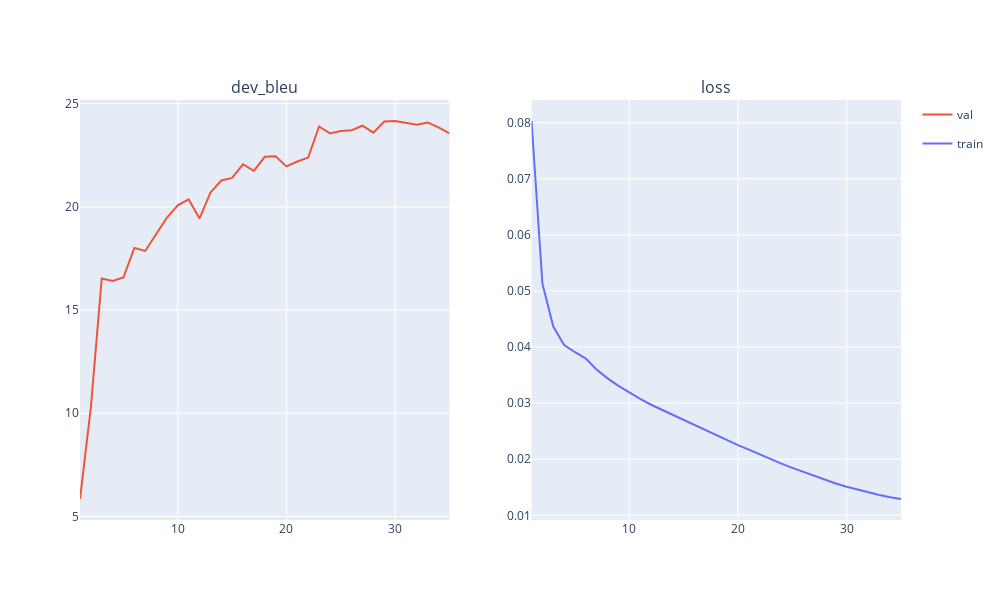

Write notebook code for a chart like this one.
### Code cell
dot_warmup_plotter = Plotter(bound_history=dot_warmup_state.load_history())
dot_warmup_plotter.plot()
clear_output()
dot_warmup_plotter.draw_no_widget()

### Figure 1 — Plotly figure (JSON) as saved in the notebook; plotly's stock layout.template omitted (floating-point values rounded to 4 significant figures)
{"data": [{"hovertemplate": "phase=val<br>epoch=%{x}<br>dev_bleu=%{y}<extra></extra>", "legendgroup": "val", "marker": {"color": "#EF553B", "symbol": "circle"}, "mode": "lines", "name": "val", "orientation": "v", "showlegend": true, "type": "scatter", "x": [1, 2, 3, 4, 5, 6, 7, 8, 9, 10, 11, 12, 13, 14, 15, 16, 17, 18, 19, 20, 21, 22, 23, 24, 25, 26, 27, 28, 29, 30, 31, 32, 33, 34, 35], "xaxis": "x", "y": [5.848, 10.28, 16.53, 16.41, 16.58, 18.01, 17.86, 18.67, 19.48, 20.08, 20.36, 19.44, 20.68, 21.28, 21.4, 22.06, 21.74, 22.42, 22.45, 21.96, 22.2, 22.39, 23.89, 23.55, 23.68, 23.71, 23.93, 23.59, 24.13, 24.16, 24.05, 23.97, 24.09, 23.84, 23.56], "yaxis": "y"}, {"hovertemplate": "phase=train<br>epoch=%{x}<br>loss=%{y}<extra></extra>", "legendgroup": "train", "marker": {"color": "#636efa", "symbol": "circle"}, "mode": "lines", "name": "train", "orientation": "v", "showlegend": true, "type": "scatter", "x": [1, 2, 3, 4, 5, 6, 7, 8, 9, 10, 11, 12, 13, 14, 15, 16, 17, 18, 19, 20, 21, 22, 23, 24, 25, 26, 27, 28, 29, 30, 31, 32, 33, 34, 35], "xaxis": "x2", "y": [0.0803, 0.05129, 0.04366, 0.04037, 0.03908, 0.03796, 0.03596, 0.03441, 0.03308, 0.0319, 0.03074, 0.02971, 0.02882, 0.02786, 0.02695, 0.02601, 0.02512, 0.02424, 0.02336, 0.0225, 0.0217, 0.02085, 0.02003, 0.01921, 0.01847, 0.01777, 0.01703, 0.0163, 0.01568, 0.01508, 0.01455, 0.01405, 0.01361, 0.01323, 0.01291], "yaxis": "y2"}], "layout": {"annotations": [{"font": {"size": 16}, "showarrow": false, "text": "dev_bleu", "x": 0.225, "xanchor": "center", "xref": "paper", "y": 1, "yanchor": "bottom", "yref": "paper"}, {"font": {"size": 16}, "showarrow": false, "text": "loss", "x": 0.775, "xanchor": "center", "xref": "paper", "y": 1, "yanchor": "bottom", "yref": "paper"}], "height": 600, "showlegend": true, "width": 1000, "xaxis": {"anchor": "y", "domain": [0, 0.45]}, "xaxis2": {"anchor": "y2", "domain": [0.55, 1]}, "yaxis": {"anchor": "x", "domain": [0, 1]}, "yaxis2": {"anchor": "x2", "domain": [0, 1]}}}
